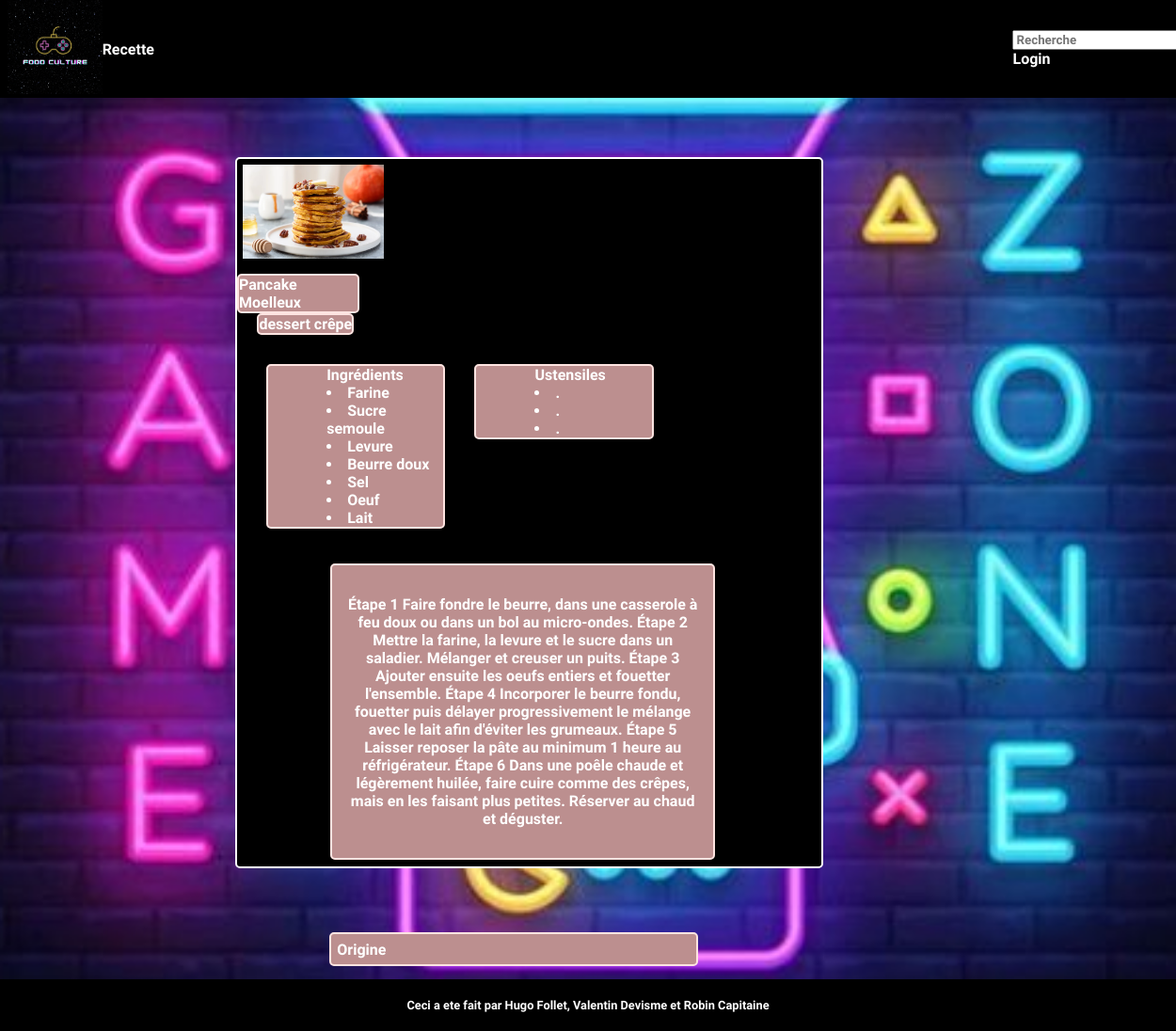
Page /recette.php?id=1 on the committed database.
### tables this page shows
CREATE TABLE `recette` (
  `recette_id` int UNIQUE NOT NULL AUTO_INCREMENT,
  `nom` varchar(50) NOT NULL,
  `instructions` longtext NOT NULL,
  `image` varchar(255) DEFAULT NULL,
  `origine_id` int
);

CREATE TABLE `tag` (
  `tag_id` int UNIQUE NOT NULL AUTO_INCREMENT,
  `nom` varchar(50) NOT NULL
);

CREATE TABLE `ingredient` (
  `ingredient_id` int UNIQUE NOT NULL AUTO_INCREMENT,
  `nom` varchar(50) NOT NULL,
  `image` varchar(255) DEFAULT NULL,
  `type` varchar(25)
);

### class/init.php (called while the page is built, shortened)
<?php
$chemin_image="ressources".DIRECTORY_SEPARATOR."img".DIRECTORY_SEPARATOR;
$pdo=Connexion::connect(); ?>

### class/connexion.php (called while the page is built, shortened)
<?php
class Connexion{
	public static function prendreNomRecette(PDO $pdo, int $id):string{
		$commande="SELECT nom
		FROM recette
		WHERE recette_id=$id;";
		$statement=$pdo->prepare($commande);
		$statement->execute() or die(var_dump($statement->errorInfo()));
		$results=$statement->fetchAll(PDO::FETCH_CLASS,"commandes");
		return $results[0]->nom;
	}
	public static function prendreImageRecette(PDO $pdo, int $id):commandes{
		$commande="SELECT image,nom
		FROM recette
		WHERE recette_id=$id;";
		$statement=$pdo->prepare($commande);
		$statement->execute() or die(var_dump($statement->errorInfo()));
		$results=$statement->fetchAll(PDO::FETCH_CLASS,"commandes");
		return $results[0];
	}
	public static function prendreListeTag(PDO $pdo, int $id):array{
		$commande="SELECT nom as tag
        FROM tag,tag_recette
        WHERE tag.tag_id=tag_recette.tag_id and recette_id=$id;";
		$statement=$pdo->prepare($commande);
		$statement->execute() or die(var_dump($statement->errorInfo()));
		$results=$statement->fetchAll(PDO::FETCH_CLASS,"commandes");
		return $results;
	}
	public static function prendreListeIngredients(PDO $pdo, int $id):array{
		$commande="SELECT nom as ingredient
        FROM ingredient,ingredient_recette
        WHERE ingredient_recette.ingredient_id=ingredient.ingredient_id and recette_id=$id;";
		$statement=$pdo->prepare($commande);
		$statement->execute() or die(var_dump($statement->errorInfo()));
		$results=$statement->fetchAll(PDO::FETCH_CLASS,"commandes");
		return $results;
	}
	public static function prendreInstructions(PDO $pdo, int $id):string{
		$commande="SELECT instructions
        FROM recette
        WHERE recette_id=$id;";
		$statement=$pdo->prepare($commande);
		$statement->execute() or die(var_dump($statement->errorInfo()));
		$results=$statement->fetchAll(PDO::FETCH_CLASS,"commandes");
		return $results[0]->instructions;
	}
}

### class/Autoloader.php (called while the page is built, shortened)
<?php
class Autoloader{
    static function autoload($class_name){
        $class_name = str_replace('\\', DIRECTORY_SEPARATOR, $class_name) ;
    }
}

### recette.php (the view, shortened to what this page needs)
<?php
include "class/init.php";
if(isset($_GET["id"])){
    $id=$_GET["id"];
}
?>
<!doctype html>
<html lang="fr">
<head>
    <link rel="stylesheet" href="css/stylerecette.css">
</head>
<body>
<?php include "class/header.php" ?>
<form id="accueil" method="POST" enctype="multipart/form-data">
    <div class="origine">
        <div class="neon">
            <div class="image"> <?php
                $results=Connexion::prendreImageRecette($pdo,$id);
                echo "<img src='$chemin_image"."/recettes/"."$results->image' alt='$results->nom'>";
            ?>
            </div>
            <div class="nom">
                <label for="name" class="form-label"><?php
                    echo Connexion::prendreNomRecette($pdo,$id);
                ?>
                </label>
            </div>
            <div class="tag">
                <label for="description" class="form-label"> <?php
                $results=Connexion::prendreListeTag($pdo,$id);
                foreach($results as $info):
                    echo $info->tag." ";
                endforeach;
                ?>
                </label>
            </div>
            <div class="fenetre">
                <label for="name" class="form-label">Ingrédients</label> <?php
                $results=Connexion::prendreListeIngredients($pdo,$id);
                foreach($results as $info):
                    echo "<li>$info->ingredient</li>";
                endforeach;
                ?>
            </div>
            <div class="fenetre">
                <label for="name" class="form-label">Ustensiles</label>
                <li>.</li>
                <li>.</li>
                <li>.</li>
            </div>
            <div class="description">
                <label for="name" class="form-label"> <?php
                $results=Connexion::prendreInstructions($pdo,$id);
                echo "<p>$results</p>";
                ?>
                </label>
            </div>
        </div>
    </div>
    <div id="origine">
        Origine
    </div>
</form>
    <?php include "class/footer.php" ?>
    </body>
    </html>

### class/header.php (shortened to what this page needs)
<header>
    <nav class="navbar navbar-dark bg-dark">
        <div class="nav-content">
            <a class="navbar-brand" >
                <a href="accueil.php"><img src="./ressources/img/logoweb3.png" alt="" height="100" class="d-inline-block align-top"></a>
                <a class="navbar-brand" href="./recette.php">
                    Recette
                </a>
            </a>
            <div class="headerdroite2">
                <a class="navbar-brand">
                    <input type="text" class="form-control" id="recherche" name="name" aria-describedby="name" placeholder="Recherche">
                <a class="navbar-brand" href="./login.php">
                   Login
                </a>
            </div>
        </div>
    </nav>
</header>

### class/footer.php
<footer class="navbar navbar-dark bg-dark">
    <div class="navbar-brand" style=" text-align:center ; font-size: 0.8em">
            Ceci a ete fait par Hugo Follet, Valentin Devisme et Robin Capitaine
    </div>
</footer>

### css/stylerecette.css (style rules this page uses)
* { font-family: 'Comfortaa', cursive ; font-weight: bold; color: white; }
html, body { height: 100% ; margin: 0px; background: url("../ressources/img/fond.jpg"); background-size: 1500px ; background-position: center; }
body { margin: auto; display: flex; flex-direction: column; }
header .nav-content { width: 100%; display: flex; text-decoration: none; align-items: center; background: black; }
header .headerdroite2 { padding-left: 73%; }
.navbar-brand { text-decoration: none; }
.origine { padding-top: 10%; padding-bottom: 10%; }
.image { float: left; margin-left: 1%; margin-top: 1%; }
.image img { height: 100px; box-shadow:8px 8px 10px 0 rgba(0,0,0,0.5); }
.neon { float: left ; border: 2px solid white; border-radius: 5px; background: black; color: white; }
.fenetre { float:left; margin-left: 5%; margin-top: 5% ; margin-bottom: 5% ; width : 20% ; padding-left: 10% ; border: 2px solid mistyrose; border-radius: 5px; background: rosybrown; color: white; }
.nom { float: right; margin-right: 79%; margin-top: 2%; border: 2px solid mistyrose; border-radius: 5px; background: rosybrown; color: white; }
.tag { float: right; margin-right: 80%; border: 2px solid mistyrose; border-radius: 5px; background: rosybrown; color: white; }
.description { float: left; margin-top: 1%; margin-left: 16%; margin-bottom: 1%; width: 60%; height: 15% ; border: 2px solid mistyrose; border-radius: 5px; background: rosybrown; color: white; text-align: center; padding : 1em; }
#accueil { width: 50%; display: flex; padding-left: 20%; padding-bottom: 5%; flex-direction: column; align-content: center; overflow: auto; scrollbar-width: none; background-color: transparent; overflow-y: scroll; }
#origine { float:left; margin-top: 1%; margin-left: 16%; margin-bottom: 1%; width: 60%; height: 15% ; padding: 1%; border: 2px solid mistyrose; border-radius: 5px; background: rosybrown; color: white; scrollbar-width: none; }
footer { height: 5%; position:absolute; bottom:0; width:100%; display: flex; flex-direction: column; justify-content: center; align-items: center; background: black; overflow: hidden; }

### rows in the picture
recette: image (picture), nom "Pancake Moelleux", instructions "Étape 1 Faire fondre le beurre, dans une casserole à feu doux ou dans un bol au micro-ondes. Étape 2 Mettre la farine, la levure et le sucre dans un saladier. Mélanger et creuser un puits. Étape 3 Ajouter ensuite les oeufs entiers et fouetter l'ensemble. Étape 4 Incorporer le beurre fondu, fouetter puis délayer progressivement le mélange avec le lait afin d'éviter les grumeaux. Étape 5 Laisser reposer la pâte au minimum 1 heure au réfrigérateur. Étape 6 Dans une poêle chaude et légèrement huilée, faire cuire comme des crêpes, mais en les faisant plus petites. Réserver au chaud et déguster."
tag: nom "dessert"
tag: nom "crêpe"
ingredient: nom "Farine"
ingredient: nom "Sucre semoule"
ingredient: nom "Levure"
ingredient: nom "Beurre doux"
ingredient: nom "Sel"
ingredient: nom "Oeuf"
ingredient: nom "Lait"
